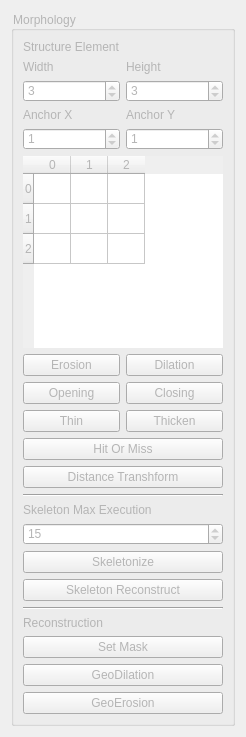
      <widget class="QWidget" name="binaryPage">
       <layout class="QVBoxLayout" name="verticalLayout_5">
        <item>
         <widget class="QGroupBox" name="binaryGroupBox">
          <property name="styleSheet">
           <string notr="true">color:rgb(181,181,181)</string>
          </property>
          <property name="title">
           <string>Morphology</string>
          </property>
          <layout class="QVBoxLayout" name="verticalLayout_6">
           <item>
            <widget class="QLabel" name="label_14">
             <property name="text">
              <string>Structure Element</string>
             </property>
            </widget>
           </item>
           <item>
            <layout class="QGridLayout" name="gridLayout_8">
             <item row="0" column="1">
              <widget class="QLabel" name="label_16">
               <property name="text">
                <string>Height</string>
               </property>
              </widget>
             </item>
             <item row="3" column="0">
              <widget class="QSpinBox" name="seAnchorXSpinBox">
               <property name="maximum">
                <number>4</number>
               </property>
               <property name="value">
                <number>1</number>
               </property>
              </widget>
             </item>
             <item row="0" column="0">
              <widget class="QLabel" name="label_15">
               <property name="text">
                <string>Width</string>
               </property>
              </widget>
             </item>
             <item row="1" column="0">
              <widget class="QSpinBox" name="seWidthSpinBox">
               <property name="minimum">
                <number>1</number>
               </property>
               <property name="maximum">
                <number>5</number>
               </property>
               <property name="value">
                <number>3</number>
               </property>
              </widget>
             </item>
             <item row="1" column="1">
              <widget class="QSpinBox" name="seHeightSpinBox">
               <property name="minimum">
                <number>1</number>
               </property>
               <property name="maximum">
                <number>5</number>
               </property>
               <property name="value">
                <number>3</number>
               </property>
              </widget>
             </item>
             <item row="3" column="1">
              <widget class="QSpinBox" name="seAnchorYSpinBox">
               <property name="maximum">
                <number>4</number>
               </property>
               <property name="value">
                <number>1</number>
               </property>
              </widget>
             </item>
             <item row="2" column="0">
              <widget class="QLabel" name="label_18">
               <property name="text">
                <string>Anchor X</string>
               </property>
              </widget>
             </item>
             <item row="2" column="1">
              <widget class="QLabel" name="label_19">
               <property name="text">
                <string>Anchor Y</string>
               </property>
              </widget>
             </item>
            </layout>
           </item>
           <item>
            <widget class="QTableWidget" name="seTableWidget">
             <property name="maximumSize">
              <size>
               <width>200</width>
               <height>200</height>
              </size>
             </property>
             <property name="frameShape">
              <enum>QFrame::NoFrame</enum>
             </property>
             <property name="frameShadow">
              <enum>QFrame::Sunken</enum>
             </property>
             <attribute name="horizontalHeaderDefaultSectionSize">
              <number>37</number>
             </attribute>
             <row>
              <property name="text">
               <string>0</string>
              </property>
             </row>
             <row>
              <property name="text">
               <string>1</string>
              </property>
             </row>
             <row>
              <property name="text">
               <string>2</string>
              </property>
             </row>
             <column>
              <property name="text">
               <string>0</string>
              </property>
             </column>
             <column>
              <property name="text">
               <string>1</string>
              </property>
             </column>
             <column>
              <property name="text">
               <string>2</string>
              </property>
             </column>
            </widget>
           </item>
           <item>
            <layout class="QGridLayout" name="gridLayout_9">
             <item row="0" column="1">
              <widget class="QPushButton" name="dilationPushButton">
               <property name="text">
                <string>Dilation</string>
               </property>
              </widget>
             </item>
             <item row="0" column="0">
              <widget class="QPushButton" name="erosionPushButton">
               <property name="text">
                <string>Erosion</string>
               </property>
              </widget>
             </item>
             <item row="1" column="1">
              <widget class="QPushButton" name="closingPushButton">
               <property name="text">
                <string>Closing</string>
               </property>
              </widget>
             </item>
             <item row="1" column="0">
              <widget class="QPushButton" name="openingPushButton">
               <property name="text">
                <string>Opening</string>
               </property>
              </widget>
             </item>
             <item row="2" column="0">
              <widget class="QPushButton" name="thinPushButton">
               <property name="text">
                <string>Thin</string>
               </property>
              </widget>
             </item>
             <item row="2" column="1">
              <widget class="QPushButton" name="thickenPushButton">
               <property name="text">
                <string>Thicken</string>
               </property>
              </widget>
             </item>
            </layout>
           </item>
           <item>
            <widget class="QPushButton" name="hitOrMissPushButton">
             <property name="text">
              <string>Hit Or Miss</string>
             </property>
            </widget>
           </item>
           <item>
            <widget class="QPushButton" name="disTransPushButton">
             <property name="text">
              <string>Distance Transhform</string>
             </property>
            </widget>
           </item>
           <item>
            <widget class="Line" name="line">
             <property name="orientation">
              <enum>Qt::Horizontal</enum>
             </property>
            </widget>
           </item>
           <item>
            <widget class="QLabel" name="label_17">
             <property name="text">
              <string>Skeleton Max Execution</string>
             </property>
            </widget>
           </item>
           <item>
            <widget class="QSpinBox" name="skeletonMaxKSpinBox">
             <property name="maximum">
              <number>30</number>
             </property>
             <property name="singleStep">
              <number>1</number>
             </property>
             <property name="value">
              <number>15</number>
             </property>
            </widget>
           </item>
           <item>
            <widget class="QPushButton" name="skeletonPushButton">
             <property name="text">
              <string>Skeletonize</string>
             </property>
            </widget>
           </item>
           <item>
            <widget class="QPushButton" name="skeletonRePushButton">
             <property name="text">
              <string>Skeleton Reconstruct</string>
             </property>
            </widget>
           </item>
           <item>
            <widget class="Line" name="line_2">
             <property name="orientation">
              <enum>Qt::Horizontal</enum>
             </property>
            </widget>
           </item>
           <item>
            <widget class="QLabel" name="label_25">
             <property name="text">
              <string>Reconstruction</string>
             </property>
            </widget>
           </item>
           <item>
            <widget class="QPushButton" name="setMaskPushButton">
             <property name="text">
              <string>Set Mask</string>
             </property>
            </widget>
           </item>
           <item>
            <widget class="QPushButton" name="geoDilationPushButton">
             <property name="text">
              <string>GeoDilation</string>
             </property>
            </widget>
           </item>
           <item>
            <widget class="QPushButton" name="geoErosionPushButton">
             <property name="text">
              <string>GeoErosion</string>
             </property>
            </widget>
           </item>
          </layout>
         </widget>
        </item>
       </layout>
      </widget>
